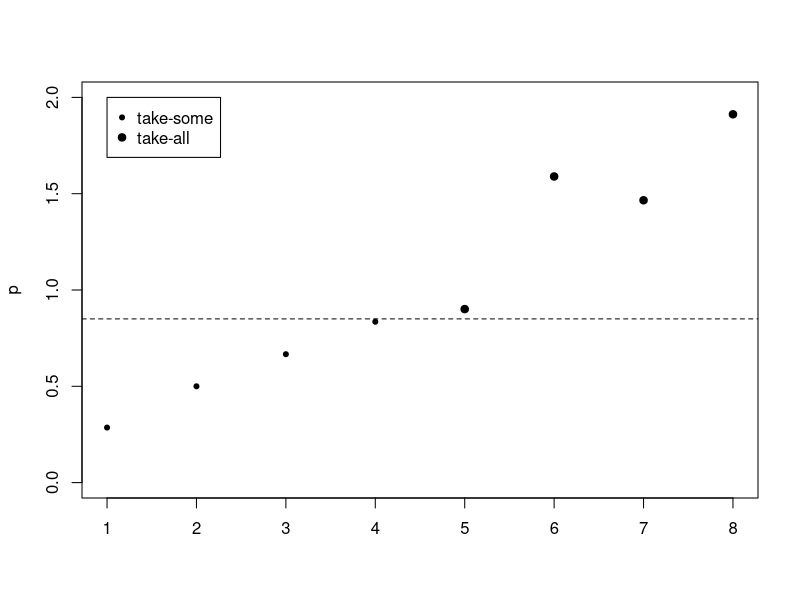
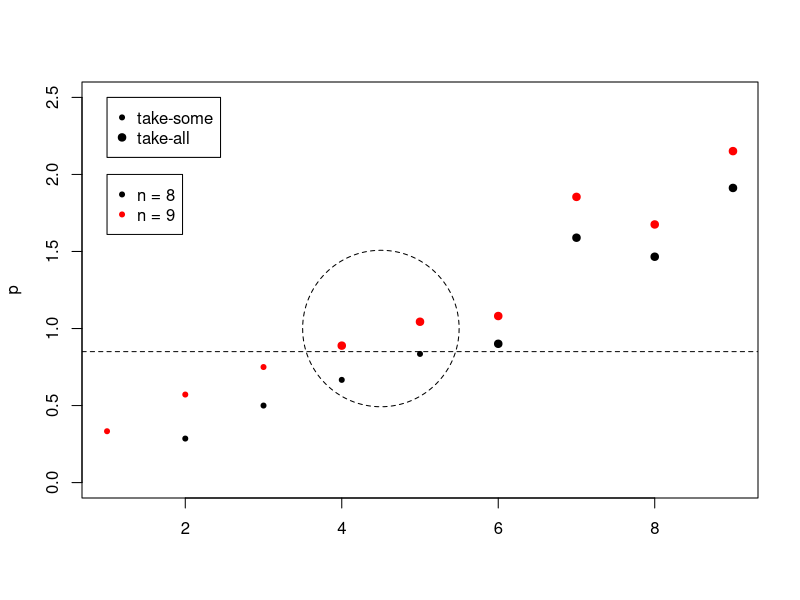

Generate these figures, in order, with R:
## ---- chunk 1
pi <- function(x, n) {
  n * (x / sum(x))
}

# Population with 13 units.
x <- c(1:8, 9.5, 10, 20, 20, 30)

alpha <- 0.15

# Units 11, 12, and 13 have an inclusion probability
# greater than 1 - alpha.
which(pi(x, 8) >= 1 - alpha)

# Now units 9 and 10 have an inclusion probability
# greater than 1 - alpha.
which(pi(x[1:10], 5) >= 1 - alpha)

# After two rounds of removal all inclusion probabilities
# are less than 1 - alpha.
any(pi(x[1:8], 3) >= 1 - alpha)
## ---- chunk 2
pi(x[1:9], 4)[9] >= 1 - alpha
## ---- chunk 3
#| fig.alt: >
#|   Diagram showing how to find units that belong in the take-all stratum.
p <- function(x, n) {
  ord <- order(x, decreasing = TRUE)
  s <- seq_len(n)
  possible_ta <- rev(ord[s])
  x_ta <- x[possible_ta] # ties are in reverse
  definite_ts <- ord[seq.int(n + 1, length.out = length(x) - n)]

  x_ta * s / (sum(x[definite_ts]) + cumsum(x_ta))
}

plot(
  1:4,
  p(x, 8)[1:4],
  xlab = "",
  ylab = "p",
  xlim = c(1, 8),
  ylim = c(0, 2),
  pch = 20
)
points(5:8, p(x, 8)[5:8], pch = 19)
abline(1 - alpha, 0, lty = 2)
legend(1, 2, c("take-some", "take-all"), pch = c(20, 19))
## ---- chunk 4
#| fig.alt: >
#|   Diagram showing when units first enter the take-all stratum.
plot(
  2:5,
  p(x, 8)[1:4],
  xlab = "",
  ylab = "p",
  xlim = c(1, 9),
  ylim = c(0, 2.5),
  pch = 20
)
points(6:9, p(x, 8)[5:8], pch = 19)
points(1:3, p(x, 9)[1:3], pch = 20, col = "red")
points(4:9, p(x, 9)[4:9], pch = 19, col = "red")
abline(1 - alpha, 0, lty = 2)
legend(1, 2.5, c("take-some", "take-all"), pch = c(20, 19))
legend(1, 2, c("n = 8", "n = 9"), pch = 20, col = c("black", "red"))
symbols(4.5, 1, circles = 1, inches = FALSE, add = TRUE, lty = 2)
